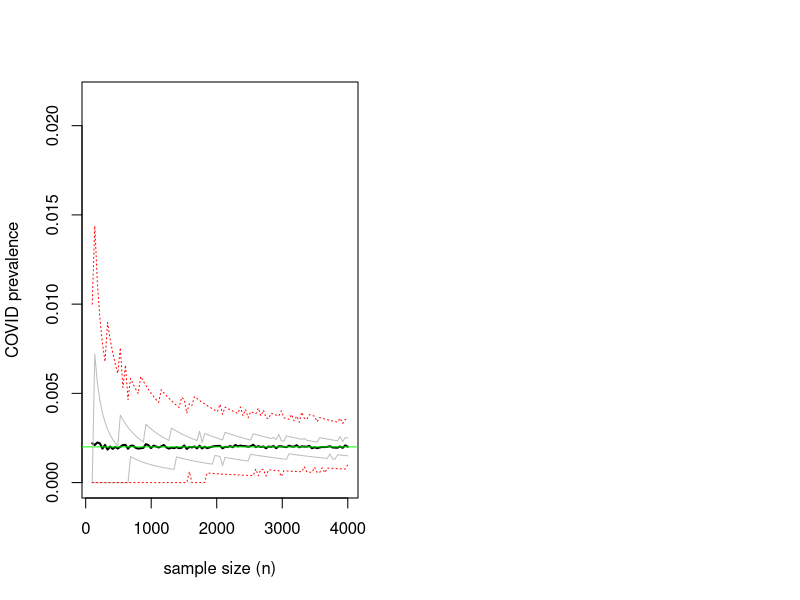

Recreate this plot in R. (Note: this script raises an error after producing the figure.)
## ---- chunk 1
fig.dim <- 6
knitr::opts_chunk$set(echo=FALSE,
                      fig.width=2*fig.dim,
                      fig.height=fig.dim,
                      fig.align='center')
# set the random seed, so that you get exactly the same
# output from random functions each time you run the code
set.seed(23)
library(matrixStats)
## ---- chunk 2
thetavals <- c(0.002, 0.02)
nreps <- 400
## ---- chunk 3
nvals <- seq(100, 4000, length.out=101)

layout(t(1:2))
for (theta in thetavals) {
    p_hat <- matrix(nrow=nreps, ncol=length(nvals))
    for (j in seq_along(nvals)) {
        n <- nvals[j]
        p_hat[,j] <- rbinom(nreps, size=n, prob=theta) / n
    }
    plot(nvals, colMeans(p_hat), type='l', lwd=2,
         xlab='sample size (n)', ylab='COVID prevalence', ylim=range(p_hat))
    abline(h=theta, col='green')
    for (prob in c(0.25, 0.75)) {
        lines(nvals, colQuantiles(p_hat, probs=prob), lty=1, col='grey')
    }
    for (prob in c(0.025, 0.975)) {
        lines(nvals, colQuantiles(p_hat, probs=prob), lty=3, col='red')
    }
    legend("topright", title=sprintf("theta = %0.1f%", theta*100),
           lty=c(1,1,1,3), lwd=c(1,2,1,1), col=c("green","black", "grey", "red"),
           legend=c("truth", "mean", "middle 50%", "middle 95%"))
}
